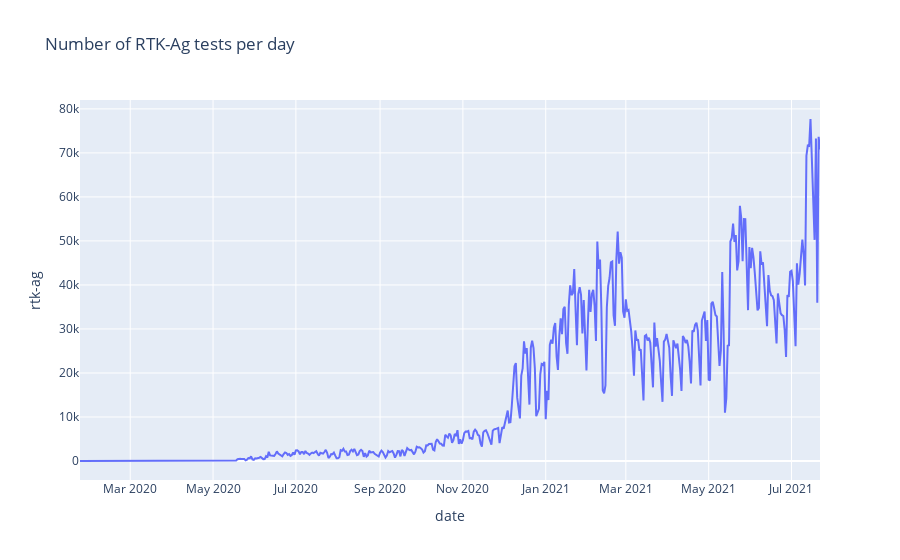

The notebook cell saved with this chart:
### Markdown cell above
## Covid-19 Testing

### Code cell
tests = pd.read_csv(epidemic_dir + 'tests_malaysia.csv')
tests['date'] = pd.to_datetime(tests['date'])

tests.head()
tests.rename(columns={' pcr':'pcr', ' rtk-ag':'rtk-ag'}, inplace=True)
tests.columns
px.line(tests, x='date', y='pcr', title = "Number of PCR-tests per day")
px.line(tests, x='date', y='rtk-ag', title = 'Number of RTK-Ag tests per day')

### Figure 1 — Plotly figure (JSON) as saved in the notebook; plotly's stock layout.template omitted (floating-point values rounded to 4 significant figures; data arrays with more than 128 entries replaced by an {"elided": "..."} marker saying what was removed)
{"data": [{"hovertemplate": "date=%{x}<br>rtk-ag=%{y}<extra></extra>", "legendgroup": "", "line": {"color": "#636efa", "dash": "solid"}, "mode": "lines", "name": "", "orientation": "v", "showlegend": false, "type": "scatter", "x": {"elided": "546 str values"}, "xaxis": "x", "y": {"elided": "546 int values"}, "yaxis": "y"}], "layout": {"legend": {"tracegroupgap": 0}, "title": {"text": "Number of RTK-Ag tests per day"}, "xaxis": {"anchor": "y", "domain": [0, 1], "title": {"text": "date"}}, "yaxis": {"anchor": "x", "domain": [0, 1], "title": {"text": "rtk-ag"}}}}
